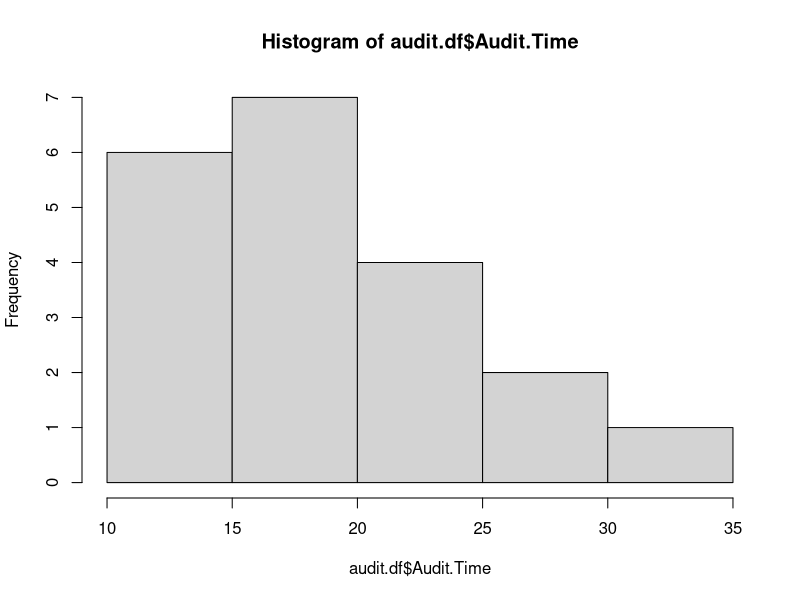
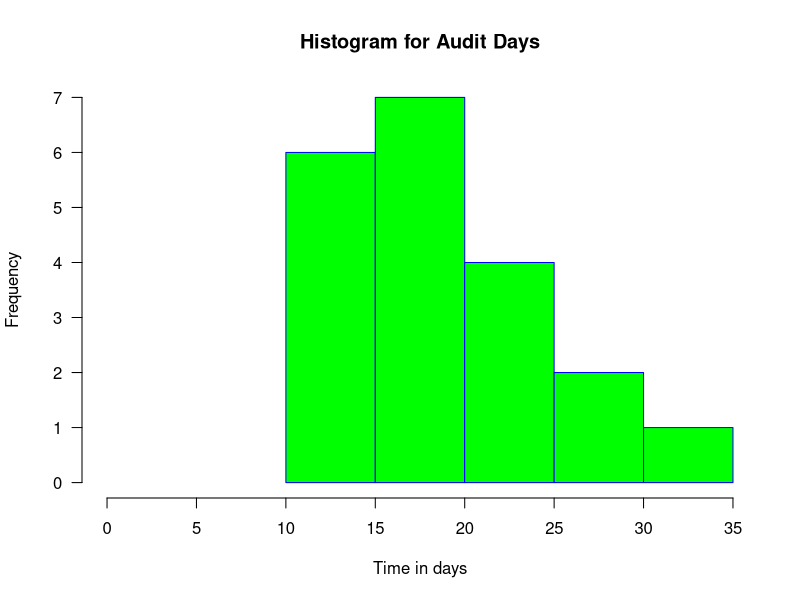
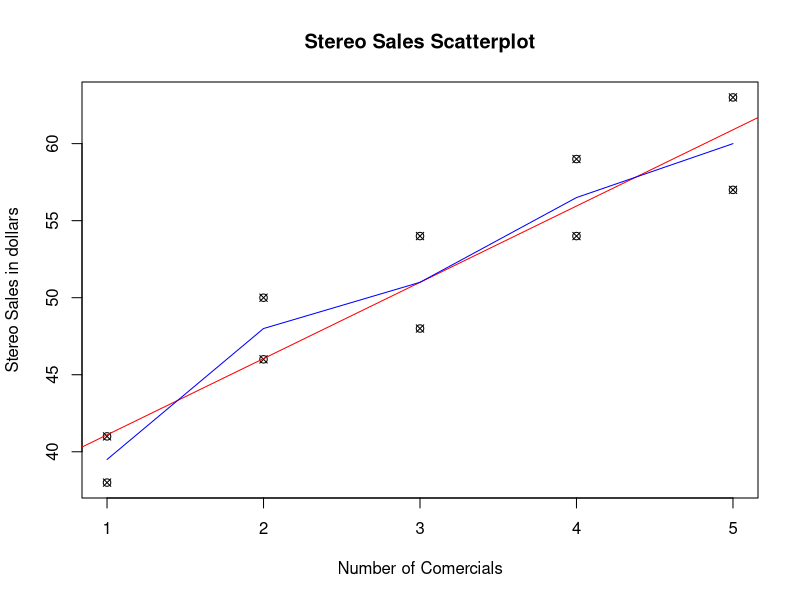
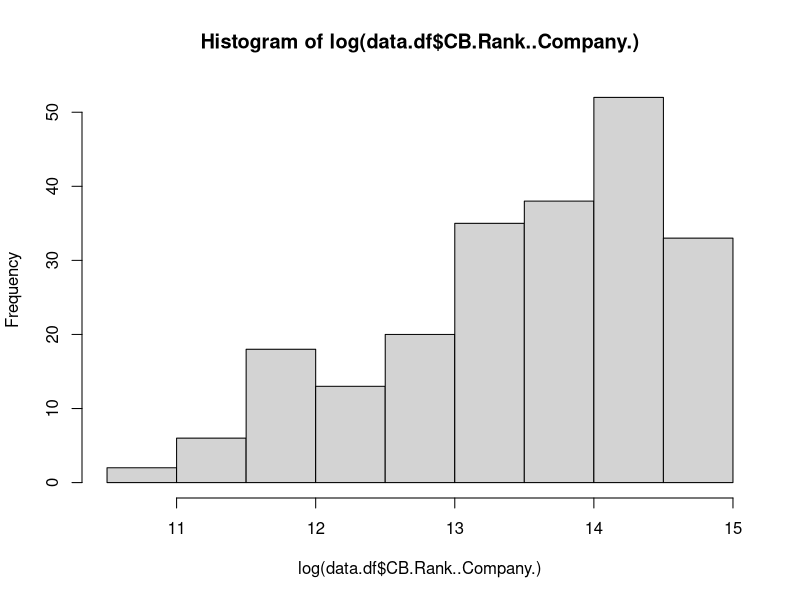
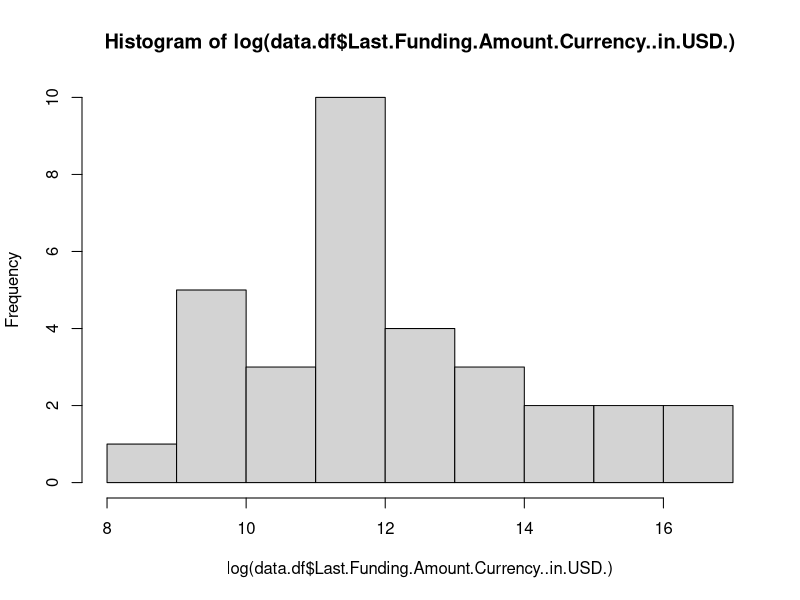
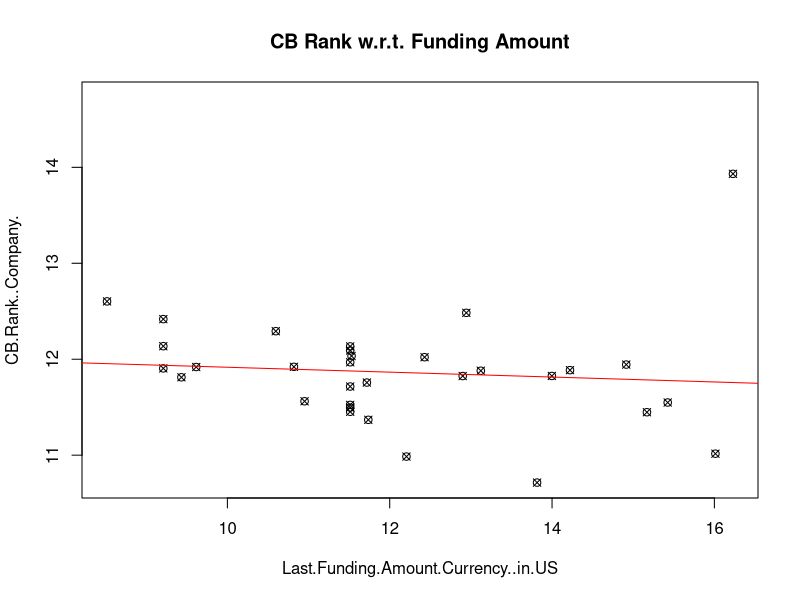
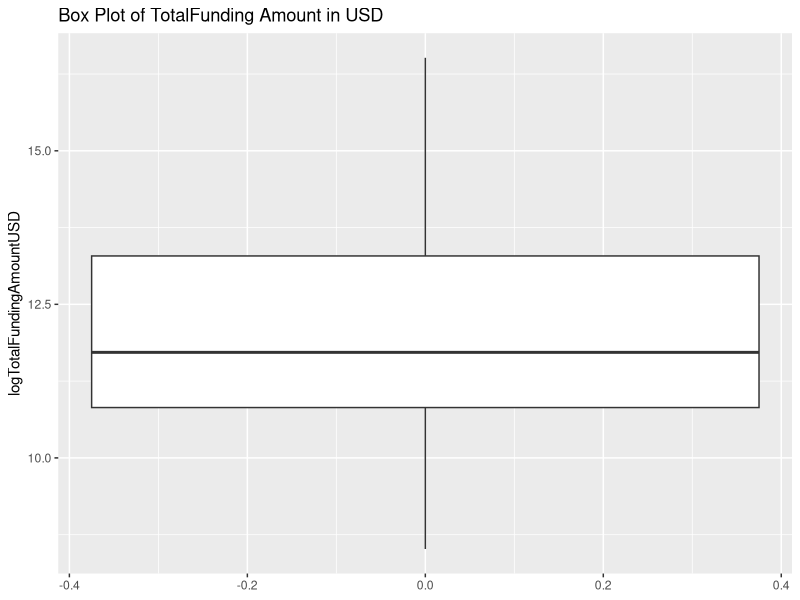
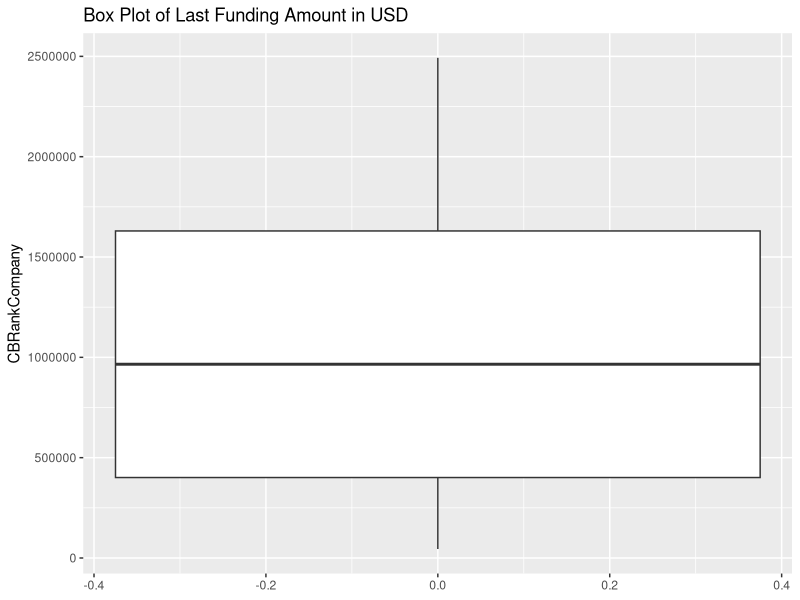

Write the R code that produced these figures, in order.
#### Read-in the StartSalary.csv

salary.df <- read.csv("StartSalary.csv", header = TRUE)  # load data
dim(salary.df)  # find the dimension of data frame
head(salary.df)  # show the first six rows
View(salary.df)  # show all the data in a new tab
names(salary.df)  # print a list of variables to the screen.

summary(salary.df)  # find summary statistics for each column

library(psych) # R is case-sensitive! No capital L!
describe(salary.df)


#### Read-in the Audit.csv

audit.df <- read.csv("Audit.csv", header = TRUE)
names(audit.df)
hist(audit.df$Audit.Time); #Simple
hist(audit.df$Audit.Time,
main="Histogram for Audit Days",
xlab="Time in days",
border="blue",
col= " green ",
xlim=c(0,35),
las=1,
breaks=5)

#### Read-in the Stereo.csv
stereo.df <- read.csv("Stereo.csv", header = TRUE)
names(stereo.df)
attach(stereo.df)
plot(No.of.Commercials,Sales.Volume, main="Stereo Sales Scatterplot",
xlab="Number of Comercials",
ylab="Stereo Sales in dollars", pch=13 )

# Add fit lines

abline(lm(Sales.Volume~No.of.Commercials, data=stereo.df), col="red") 
# regression line (y~x)
lines(lowess(No.of.Commercials,Sales.Volume ), col="blue") # lowess line (x,y)




#### Read-in the rwanda data
data.df <- read.csv("Rwanda_startup.csv", header = TRUE)  # load data
dim(data.df)  # find the dimension of data frame
#head(data.df)  # show the first six rows
#names(data.df)  # print a list of variables to the screen.
summary(data.df)

library(dplyr)
library(ggplot2)

#### Plotting: histogram
library(car)
hist(log(data.df$CB.Rank..Company.))
hist(log(data.df$Last.Funding.Amount.Currency..in.USD.))


# Simple scatterplot
attach(data.df)
plot(log(data.df$Last.Funding.Amount.Currency..in.USD.), log(data.df$CB.Rank..Company.), main="CB Rank w.r.t. Funding Amount",
   xlab="Last.Funding.Amount.Currency..in.US", ylab="CB.Rank..Company.", pch=13)

# Add fit lines
abline(lm(log(data.df$CB.Rank..Company.)~log(data.df$Last.Funding.Amount.Currency..in.USD.), ), col="red") # regression line (y~x)

#BoxPlot
ggplot(data.df, aes(y = log(data.df$Total.Funding.Amount.Currency..in.USD.))) +
  geom_boxplot() +
  labs(title = "Box Plot of TotalFunding Amount in USD",
       y = "logTotalFundingAmountUSD")

#BoxPlot
ggplot(data.df, aes(y = data.df$CB.Rank..Company.)) +
  geom_boxplot() +
  labs(title = "Box Plot of Last Funding Amount in USD",
       y = "CBRankCompany")

#Density Plot
ggplot(data.df, aes(x =log(data.df$Total.Funding.Amount.Currency..in.USD.))) +
  geom_density(fill = "lightblue", alpha = 0.7) +
  labs(title = "Density Plot of logTotalFundingAmountUSD",
       x = "LogTotalFundingAmountUSD",
       y = "Density")

#Density Plot
ggplot(data.df, aes(x =data.df$Total.Funding.Amount.Currency..in.USD.)) +
  geom_density(fill = "lightblue", alpha = 0.7) +
  labs(title = "Density Plot of TotalFundingAmountUSD",
       x = "FundingAmountUSD",
       y = "Density")

# Simple Linear regression
simple.fit=lm(Total.Funding.Amount.Currency..in.USD.~Estimated.Revenue.Range+Number.of.Funding.Rounds+Number.of.Employees
, data=data.df)
summary(simple.fit)


#### Discrete Random Variables: Poisson distribution
par(mfrow=c(3,1))
### When mu=3
my_poisson <-function(y=NULL,mu=3){
  (mu^y)*exp(-mu)/factorial(y)}
y<-seq(1,20,by=0.01)
plot(y,my_poisson(y=y),type="l")

### When mu=5
my_poisson1 <-function(y=NULL,mu=5){
  (mu^y)*exp(-mu)/factorial(y)}
y<-seq(1,20,by=0.01)
plot(y,my_poisson1(y=y),type="l")

### When mu=10
my_poisson2 <-function(y=NULL,mu=10){
  (mu^y)*exp(-mu)/factorial(y)}
y<-seq(1,20,by=0.01)
plot(y,my_poisson2(y=y),type="l")

#### Continuous Random Variables: Normal distribution
par(mfrow=c(3,1))
#### when mu=100, sigma=10
my_normal<-function(y=NULL,mu=100,sigma=10){
  (1/sqrt(2*pi*sigma^2))*exp(-(y-mu)^2/(2*sigma^2)) }
y<-seq(1,200,by=0.01)
plot(y,my_normal(y=y),type="l", col="red")

#### when mu=100, sigma=30
my_normal2<-function(y=NULL,mu=100,sigma=30){
  (1/sqrt(2*pi*sigma^2))*exp(-(y-mu)^2/(2*sigma^2)) }
y<-seq(1,200,by=0.01)
plot(y,my_normal2(y=y),type="l",col="blue")

#### when mu=100, sigma=50
my_normal3<-function(y=NULL,mu=100,sigma=50){
  (1/sqrt(2*pi*sigma^2))*exp(-(y-mu)^2/(2*sigma^2)) }
y<-seq(1,200,by=0.01)
plot(y,my_normal3(y=y),type="l")


#### Continuous Random Variables: Exponential distribution
par(mfrow=c(3,1))
#### mu=3, simga=1
my_exponential <-function(y=NULL,mu=3,sigma=1){
  (1/mu)*exp(-y/mu)  }
y<-seq(1,30,by=0.01)
plot(y,my_exponential(y=y),type="l",col="red")

#### mu=5, simga=1
my_exponential2 <-function(y=NULL,mu=5,sigma=1){
  (1/mu)*exp(-y/mu)   }
y<-seq(1,30,by=0.01)
plot(y,my_exponential2(y=y),type="l",col="blue")

#### mu=10, simga=1
my_exponential3 <-function(y=NULL,mu=10,sigma=1){
  (1/mu)*exp(-y/mu)  }
y<-seq(1,30,by=0.01)
plot(y,my_exponential3(y=y),type="l")




